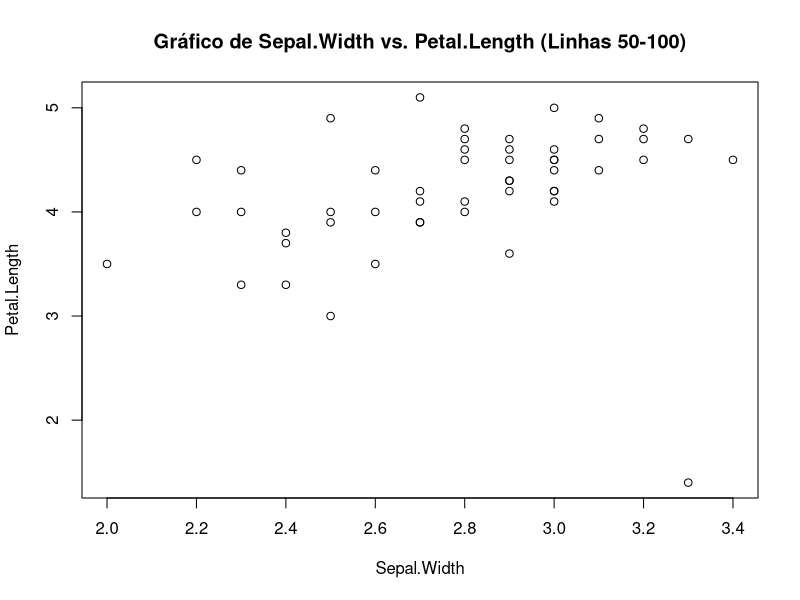

Generate this figure with R:
# 1. Crie duas variáveis "Ana" e "Paulo" e atribua a elas valores de suas idades, 
# sendo respectivamente 8 e 12 anos. As variáveis devem ser do tipo inteiro. 
# Imprima no console "A menina é mais velha" ou "O menino é mais velho" como 
# resultado de um teste lógico.

ana <- 8L
paulo <- 12L

if(ana > paulo) {
  print("A menina é mais velha")
}else{
  print("O menino é mais velho")
}

# 2. BOD é um objeto existente no R. Verifique qual a classe deste objeto.

class(BOD)

# 3. Crie um vetor que armazene números de 1 a 10 e posteriormente imprima 
# valores pares.

vetor <- 1:10

valores_pares <- vetor[vetor %% 2 == 0]

cat("Valores pares:", valores_pares, "\n")

# 4. Women e um dataframe existente no R. Imprima as 10 últimas linhas.

data(women)

ultimas_10_linhas <- tail(women, 10)

print(ultimas_10_linhas)

# 5. Use a função plot do R para produzir um gráfico do atributos Sepal.Width 
# e Petal.Length do conjunto de dados Iris. O gráfico deve imprimir apenas 
# das linhas 50 até 100.

data(iris)

subset_iris <- iris[50:100, ]

plot(subset_iris$Sepal.Width, subset_iris$Petal.Length, 
     xlab = "Sepal.Width", ylab = "Petal.Length",
     main = "Gráfico de Sepal.Width vs. Petal.Length (Linhas 50-100)")

# 6. Crie dois vetores de tamanhos iguais, some as posições equivalentes 
# dos vetores e imprima o resultado.

vetor1 <- c(1, 2, 3, 4, 5)
vetor2 <- c(6, 7, 8, 9, 10)

soma_de_vetores <- vetor1 + vetor2

cat("Soma de vetores: ", soma_de_vetores, "\n")

# 7. Imprima o número de linhas, de colunas, nomes das linhas e nome das 
# colunas do conjunto de dados C02.

data(CO2)

num_linhas <- nrow(CO2)
  
num_colunas <- ncol(CO2)
  
nomes_linhas <- rownames(CO2)
  
nomes_colunas <- colnames(CO2)

cat("Número de linhas:", num_linhas, "\n")
cat("Número de colunas:", num_colunas, "\n")
cat("Nomes das linhas:", nomes_linhas, "\n")
cat("Nomes das colunas:", nomes_colunas, "\n")






